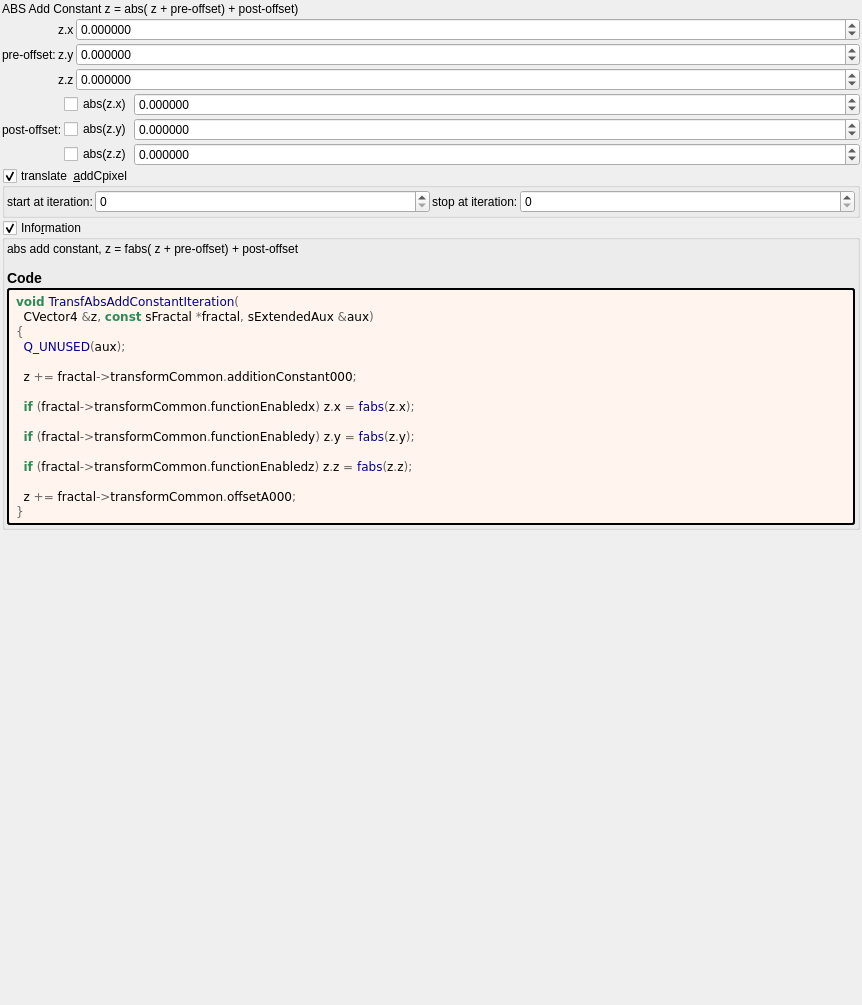
<?xml version="1.0" encoding="UTF-8"?>
<ui version="4.0">
 <class>Form</class>
 <widget class="QWidget" name="Form">
  <property name="geometry">
   <rect>
    <x>0</x>
    <y>0</y>
    <width>862</width>
    <height>1005</height>
   </rect>
  </property>
  <property name="windowTitle">
   <string notr="true">transf_abs_add_constant</string>
  </property>
  <layout class="QVBoxLayout" name="verticalLayout">
   <property name="spacing">
    <number>2</number>
   </property>
   <property name="leftMargin">
    <number>2</number>
   </property>
   <property name="topMargin">
    <number>2</number>
   </property>
   <property name="rightMargin">
    <number>2</number>
   </property>
   <property name="bottomMargin">
    <number>2</number>
   </property>
   <item>
    <widget class="QLabel" name="label_26">
     <property name="text">
      <string>ABS Add Constant z = abs( z + pre-offset) + post-offset)</string>
     </property>
    </widget>
   </item>
   <item>
    <layout class="QGridLayout" name="gridLayout_9" columnstretch="0,0,1">
     <property name="spacing">
      <number>2</number>
     </property>
     <item row="0" column="2">
      <widget class="MyDoubleSpinBox" name="spinbox3_transf_addition_constant_x">
       <property name="enabled">
        <bool>true</bool>
       </property>
       <property name="sizePolicy">
        <sizepolicy hsizetype="Minimum" vsizetype="Maximum">
         <horstretch>0</horstretch>
         <verstretch>0</verstretch>
        </sizepolicy>
       </property>
       <property name="prefix">
        <string/>
       </property>
       <property name="decimals">
        <number>6</number>
       </property>
       <property name="minimum">
        <double>-99.989999999999995</double>
       </property>
       <property name="singleStep">
        <double>0.100000000000000</double>
       </property>
      </widget>
     </item>
     <item row="1" column="2">
      <widget class="MyDoubleSpinBox" name="spinbox3_transf_addition_constant_y">
       <property name="enabled">
        <bool>true</bool>
       </property>
       <property name="sizePolicy">
        <sizepolicy hsizetype="Minimum" vsizetype="Maximum">
         <horstretch>0</horstretch>
         <verstretch>0</verstretch>
        </sizepolicy>
       </property>
       <property name="decimals">
        <number>6</number>
       </property>
       <property name="minimum">
        <double>-99.989999999999995</double>
       </property>
       <property name="maximum">
        <double>99.989999999999995</double>
       </property>
       <property name="singleStep">
        <double>0.100000000000000</double>
       </property>
      </widget>
     </item>
     <item row="2" column="2">
      <widget class="MyDoubleSpinBox" name="spinbox3_transf_addition_constant_z">
       <property name="enabled">
        <bool>true</bool>
       </property>
       <property name="sizePolicy">
        <sizepolicy hsizetype="Minimum" vsizetype="Maximum">
         <horstretch>0</horstretch>
         <verstretch>0</verstretch>
        </sizepolicy>
       </property>
       <property name="decimals">
        <number>6</number>
       </property>
       <property name="minimum">
        <double>-99.989999999999995</double>
       </property>
       <property name="maximum">
        <double>99.989999999999995</double>
       </property>
       <property name="singleStep">
        <double>0.100000000000000</double>
       </property>
      </widget>
     </item>
     <item row="1" column="0">
      <widget class="QLabel" name="label_23">
       <property name="text">
        <string>pre-offset:</string>
       </property>
      </widget>
     </item>
     <item row="0" column="1">
      <widget class="QLabel" name="label_122">
       <property name="text">
        <string notr="true">z.x</string>
       </property>
      </widget>
     </item>
     <item row="1" column="1">
      <widget class="QLabel" name="label_133">
       <property name="text">
        <string notr="true">z.y</string>
       </property>
      </widget>
     </item>
     <item row="2" column="1">
      <widget class="QLabel" name="label_134">
       <property name="text">
        <string notr="true">z.z</string>
       </property>
      </widget>
     </item>
    </layout>
   </item>
   <item>
    <layout class="QGridLayout" name="gridLayout_8" columnstretch="0,0,1">
     <property name="spacing">
      <number>2</number>
     </property>
     <item row="1" column="0">
      <widget class="QLabel" name="label_259">
       <property name="text">
        <string>post-offset:</string>
       </property>
      </widget>
     </item>
     <item row="0" column="2">
      <widget class="MyDoubleSpinBox" name="spinbox3_transf_offsetA_000_x">
       <property name="sizePolicy">
        <sizepolicy hsizetype="Minimum" vsizetype="Maximum">
         <horstretch>0</horstretch>
         <verstretch>0</verstretch>
        </sizepolicy>
       </property>
       <property name="prefix">
        <string/>
       </property>
       <property name="suffix">
        <string/>
       </property>
       <property name="decimals">
        <number>6</number>
       </property>
       <property name="minimum">
        <double>-99.989999999999995</double>
       </property>
       <property name="maximum">
        <double>99.989999999999995</double>
       </property>
       <property name="singleStep">
        <double>0.100000000000000</double>
       </property>
      </widget>
     </item>
     <item row="1" column="2">
      <widget class="MyDoubleSpinBox" name="spinbox3_transf_offsetA_000_y">
       <property name="sizePolicy">
        <sizepolicy hsizetype="Minimum" vsizetype="Maximum">
         <horstretch>0</horstretch>
         <verstretch>0</verstretch>
        </sizepolicy>
       </property>
       <property name="prefix">
        <string/>
       </property>
       <property name="suffix">
        <string/>
       </property>
       <property name="decimals">
        <number>6</number>
       </property>
       <property name="minimum">
        <double>-99.989999999999995</double>
       </property>
       <property name="maximum">
        <double>99.989999999999995</double>
       </property>
       <property name="singleStep">
        <double>0.100000000000000</double>
       </property>
      </widget>
     </item>
     <item row="2" column="2">
      <widget class="MyDoubleSpinBox" name="spinbox3_transf_offsetA_000_z">
       <property name="sizePolicy">
        <sizepolicy hsizetype="Minimum" vsizetype="Maximum">
         <horstretch>0</horstretch>
         <verstretch>0</verstretch>
        </sizepolicy>
       </property>
       <property name="prefix">
        <string/>
       </property>
       <property name="suffix">
        <string/>
       </property>
       <property name="decimals">
        <number>6</number>
       </property>
       <property name="minimum">
        <double>-99.989999999999995</double>
       </property>
       <property name="maximum">
        <double>99.989999999999995</double>
       </property>
       <property name="singleStep">
        <double>0.100000000000000</double>
       </property>
      </widget>
     </item>
     <item row="0" column="1">
      <widget class="MyCheckBox" name="checkBox_transf_function_enabledx">
       <property name="text">
        <string notr="true">abs(z.x)</string>
       </property>
      </widget>
     </item>
     <item row="1" column="1">
      <widget class="MyCheckBox" name="checkBox_transf_function_enabledy">
       <property name="text">
        <string notr="true">abs(z.y)</string>
       </property>
      </widget>
     </item>
     <item row="2" column="1">
      <widget class="MyCheckBox" name="checkBox_transf_function_enabledz">
       <property name="text">
        <string notr="true">abs(z.z)</string>
       </property>
      </widget>
     </item>
    </layout>
   </item>
   <item>
    <widget class="MyGroupBox" name="groupCheck_transf_addCpixel_enabled_false">
     <property name="title">
      <string>translate  &amp;addCpixel </string>
     </property>
     <property name="checkable">
      <bool>true</bool>
     </property>
     <layout class="QVBoxLayout" name="verticalLayout_15" stretch="0">
      <property name="spacing">
       <number>2</number>
      </property>
      <property name="leftMargin">
       <number>2</number>
      </property>
      <property name="topMargin">
       <number>2</number>
      </property>
      <property name="rightMargin">
       <number>2</number>
      </property>
      <property name="bottomMargin">
       <number>2</number>
      </property>
      <item>
       <layout class="QHBoxLayout" name="horizontalLayout_14" stretch="0,1,0,1">
        <item>
         <widget class="QLabel" name="label_95">
          <property name="text">
           <string>start at iteration:</string>
          </property>
         </widget>
        </item>
        <item>
         <widget class="MySpinBox" name="spinboxInt_transf_start_iterations_D">
          <property name="sizePolicy">
           <sizepolicy hsizetype="Minimum" vsizetype="Maximum">
            <horstretch>0</horstretch>
            <verstretch>0</verstretch>
           </sizepolicy>
          </property>
          <property name="minimum">
           <number>0</number>
          </property>
          <property name="maximum">
           <number>999</number>
          </property>
          <property name="value">
           <number>0</number>
          </property>
         </widget>
        </item>
        <item>
         <widget class="QLabel" name="label_67">
          <property name="text">
           <string>stop at iteration:</string>
          </property>
         </widget>
        </item>
        <item>
         <widget class="MySpinBox" name="spinboxInt_transf_stop_iterations_D1">
          <property name="sizePolicy">
           <sizepolicy hsizetype="Preferred" vsizetype="Maximum">
            <horstretch>0</horstretch>
            <verstretch>0</verstretch>
           </sizepolicy>
          </property>
          <property name="maximum">
           <number>999</number>
          </property>
         </widget>
        </item>
       </layout>
      </item>
     </layout>
    </widget>
   </item>
   <item>
    <widget class="MyGroupBox" name="groupCheck_info">
     <property name="title">
      <string>Info&amp;rmation</string>
     </property>
     <property name="flat">
      <bool>false</bool>
     </property>
     <property name="checkable">
      <bool>true</bool>
     </property>
     <layout class="QVBoxLayout" name="verticalLayout_2">
      <property name="spacing">
       <number>2</number>
      </property>
      <property name="leftMargin">
       <number>2</number>
      </property>
      <property name="topMargin">
       <number>2</number>
      </property>
      <property name="rightMargin">
       <number>2</number>
      </property>
      <property name="bottomMargin">
       <number>2</number>
      </property>
      <item>
       <widget class="QLabel" name="label_information_general">
        <property name="text">
         <string notr="true">&lt;p&gt;abs add  constant,  z = fabs( z + pre-offset) + post-offset&lt;/p&gt;&lt;table&gt;
&lt;/table&gt;
&lt;h3&gt;Code&lt;/h3&gt;</string>
        </property>
        <property name="wordWrap">
         <bool>true</bool>
        </property>
        <property name="openExternalLinks">
         <bool>true</bool>
        </property>
        <property name="textInteractionFlags">
         <set>Qt::LinksAccessibleByMouse|Qt::TextSelectableByMouse</set>
        </property>
       </widget>
      </item>
      <item>
       <widget class="QLabel" name="label_code_content">
        <property name="styleSheet">
         <string notr="true">border-style: outset; border-width: 2px; border-radius: 3px; border-color: black; background-color: #fff5ee; padding: 4px;</string>
        </property>
        <property name="text">
         <string notr="true">&lt;body style=&quot;background-color:#fff5ee&quot;&gt;
&lt;pre style=&quot;color:#000000; background-color:#fff5ee;  font-family:'Courier New',monospace;&quot;&gt;&lt;span style=&quot;color:#2e8b57; font-weight:bold&quot;&gt;void&lt;/span&gt; &lt;span style=&quot;color:#00008f&quot;&gt;TransfAbsAddConstantIteration&lt;/span&gt;&lt;span style=&quot;color:#676767&quot;&gt;(&lt;/span&gt;
  CVector4 &lt;span style=&quot;color:#676767&quot;&gt;&amp;amp;&lt;/span&gt;z&lt;span style=&quot;color:#676767&quot;&gt;,&lt;/span&gt; &lt;span style=&quot;color:#2e8b57; font-weight:bold&quot;&gt;const&lt;/span&gt; sFractal &lt;span style=&quot;color:#676767&quot;&gt;*&lt;/span&gt;fractal&lt;span style=&quot;color:#676767&quot;&gt;,&lt;/span&gt; sExtendedAux &lt;span style=&quot;color:#676767&quot;&gt;&amp;amp;&lt;/span&gt;aux&lt;span style=&quot;color:#676767&quot;&gt;)&lt;/span&gt;
&lt;span style=&quot;color:#676767&quot;&gt;{&lt;/span&gt;
  &lt;span style=&quot;color:#00008f&quot;&gt;Q_UNUSED&lt;/span&gt;&lt;span style=&quot;color:#676767&quot;&gt;(&lt;/span&gt;aux&lt;span style=&quot;color:#676767&quot;&gt;);&lt;/span&gt;

  z &lt;span style=&quot;color:#676767&quot;&gt;+=&lt;/span&gt; fractal&lt;span style=&quot;color:#676767&quot;&gt;-&amp;gt;&lt;/span&gt;transformCommon&lt;span style=&quot;color:#676767&quot;&gt;.&lt;/span&gt;additionConstant000&lt;span style=&quot;color:#676767&quot;&gt;;&lt;/span&gt;

  &lt;span style=&quot;color:#2e8b57; font-weight:bold&quot;&gt;if&lt;/span&gt; &lt;span style=&quot;color:#676767&quot;&gt;(&lt;/span&gt;fractal&lt;span style=&quot;color:#676767&quot;&gt;-&amp;gt;&lt;/span&gt;transformCommon&lt;span style=&quot;color:#676767&quot;&gt;.&lt;/span&gt;functionEnabledx&lt;span style=&quot;color:#676767&quot;&gt;)&lt;/span&gt; z&lt;span style=&quot;color:#676767&quot;&gt;.&lt;/span&gt;x &lt;span style=&quot;color:#676767&quot;&gt;=&lt;/span&gt; &lt;span style=&quot;color:#00008f&quot;&gt;fabs&lt;/span&gt;&lt;span style=&quot;color:#676767&quot;&gt;(&lt;/span&gt;z&lt;span style=&quot;color:#676767&quot;&gt;.&lt;/span&gt;x&lt;span style=&quot;color:#676767&quot;&gt;);&lt;/span&gt;

  &lt;span style=&quot;color:#2e8b57; font-weight:bold&quot;&gt;if&lt;/span&gt; &lt;span style=&quot;color:#676767&quot;&gt;(&lt;/span&gt;fractal&lt;span style=&quot;color:#676767&quot;&gt;-&amp;gt;&lt;/span&gt;transformCommon&lt;span style=&quot;color:#676767&quot;&gt;.&lt;/span&gt;functionEnabledy&lt;span style=&quot;color:#676767&quot;&gt;)&lt;/span&gt; z&lt;span style=&quot;color:#676767&quot;&gt;.&lt;/span&gt;y &lt;span style=&quot;color:#676767&quot;&gt;=&lt;/span&gt; &lt;span style=&quot;color:#00008f&quot;&gt;fabs&lt;/span&gt;&lt;span style=&quot;color:#676767&quot;&gt;(&lt;/span&gt;z&lt;span style=&quot;color:#676767&quot;&gt;.&lt;/span&gt;y&lt;span style=&quot;color:#676767&quot;&gt;);&lt;/span&gt;

  &lt;span style=&quot;color:#2e8b57; font-weight:bold&quot;&gt;if&lt;/span&gt; &lt;span style=&quot;color:#676767&quot;&gt;(&lt;/span&gt;fractal&lt;span style=&quot;color:#676767&quot;&gt;-&amp;gt;&lt;/span&gt;transformCommon&lt;span style=&quot;color:#676767&quot;&gt;.&lt;/span&gt;functionEnabledz&lt;span style=&quot;color:#676767&quot;&gt;)&lt;/span&gt; z&lt;span style=&quot;color:#676767&quot;&gt;.&lt;/span&gt;z &lt;span style=&quot;color:#676767&quot;&gt;=&lt;/span&gt; &lt;span style=&quot;color:#00008f&quot;&gt;fabs&lt;/span&gt;&lt;span style=&quot;color:#676767&quot;&gt;(&lt;/span&gt;z&lt;span style=&quot;color:#676767&quot;&gt;.&lt;/span&gt;z&lt;span style=&quot;color:#676767&quot;&gt;);&lt;/span&gt;

  z &lt;span style=&quot;color:#676767&quot;&gt;+=&lt;/span&gt; fractal&lt;span style=&quot;color:#676767&quot;&gt;-&amp;gt;&lt;/span&gt;transformCommon&lt;span style=&quot;color:#676767&quot;&gt;.&lt;/span&gt;offsetA000&lt;span style=&quot;color:#676767&quot;&gt;;&lt;/span&gt;
&lt;span style=&quot;color:#676767&quot;&gt;}&lt;/span&gt;
&lt;/pre&gt;
&lt;/body&gt;</string>
        </property>
        <property name="wordWrap">
         <bool>true</bool>
        </property>
        <property name="openExternalLinks">
         <bool>true</bool>
        </property>
        <property name="textInteractionFlags">
         <set>Qt::LinksAccessibleByMouse|Qt::TextSelectableByMouse</set>
        </property>
       </widget>
      </item>
     </layout>
    </widget>
   </item>
   <item>
    <spacer name="verticalSpacer">
     <property name="orientation">
      <enum>Qt::Vertical</enum>
     </property>
     <property name="sizeHint" stdset="0">
      <size>
       <width>20</width>
       <height>40</height>
      </size>
     </property>
    </spacer>
   </item>
  </layout>
 </widget>
 <customwidgets>
  <customwidget>
   <class>MyDoubleSpinBox</class>
   <extends>QDoubleSpinBox</extends>
   <header>my_double_spin_box.h</header>
  </customwidget>
  <customwidget>
   <class>MyGroupBox</class>
   <extends>QGroupBox</extends>
   <header>my_group_box.h</header>
   <container>1</container>
  </customwidget>
  <customwidget>
   <class>MyCheckBox</class>
   <extends>QCheckBox</extends>
   <header>my_check_box.h</header>
  </customwidget>
  <customwidget>
   <class>MySpinBox</class>
   <extends>QSpinBox</extends>
   <header>my_spin_box.h</header>
  </customwidget>
 </customwidgets>
 <tabstops>
  <tabstop>groupCheck_info</tabstop>
 </tabstops>
 <resources/>
 <connections/>
</ui>
